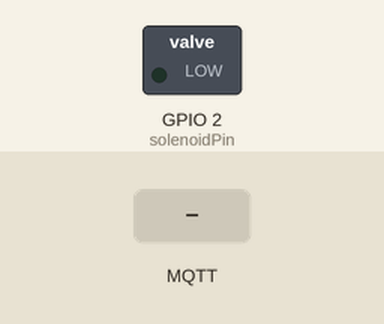
Bench run of a program on a simulated ESP32. On the bench: switched loads named in the program (green lamp = pin HIGH). The test bench sets the inputs (shaded band). WiFi joins after 1.5 s; servers stay silent unless stated; no MQTT or app messages arrive unless stated; what the program prints to the serial monitor is not drawn.

Above: at 2.7 s.
2.8 s: MQTT message "energize" arrives on the first subscribed topic
At 3.9 s:
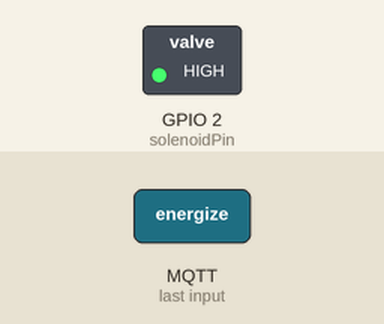
4.3 s: MQTT message "1" arrives on the first subscribed topic
At 5.1 s:
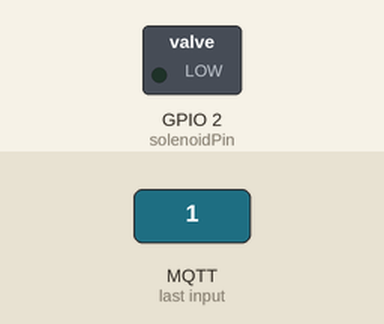
Timing chart, 0 to 7.3 s (numbered marks = the images above; inputs shaded):
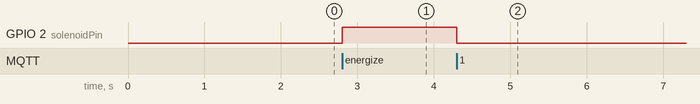

Measured:
- after the input at 2.8 s, GPIO 2 (solenoidPin): LOW → HIGH at once
- after the input at 4.3 s, GPIO 2 (solenoidPin): HIGH → LOW at once

The program:

main.cpp
```cpp
#include <Arduino.h>
#include <SPI.h>
#include <WiFi.h>
#include <PubSubClient.h>

WiFiClient espClient;
PubSubClient client(espClient);

const char *ssid = "MatchManager";   //  Wireless SSID/Password
const char *password = "MatchManagerPW";
const char *mqtt_server = "192.168.4.1";   //  MQTT Broker IP address

const char *MQTT_client_ID = "solenoidClient";
const char *solenoid_status = "solenoid_status";

const int solenoidPin = 2;   // Solenoid Pin

void setup_wifi()
{
  delay(10);
  // Start by connecting to a WiFi network
  Serial.print("Connecting to ");
  Serial.print(ssid);
  Serial.print(".");

  WiFi.begin(ssid, password);

  while (WiFi.status() != WL_CONNECTED)
  {
    delay(500);
    Serial.print(".");
  }
  Serial.print("");
  Serial.print("WiFi connected. ");
  Serial.print("IP address: ");
  Serial.println(WiFi.localIP());
}

//
// MQTT callback that is called whenever a subscribed message is received
//
void callback(char *topic, byte *message, unsigned int length)
{
  String this_message;

  // Unpacking of MQTT Message
  for (int i = 0; i < length; i++)
  {
    this_message += (char)message[i];
  }

  // Only subscribed to one topic so only need to look at the message
  if(this_message == "energize")
     digitalWrite(solenoidPin, HIGH);
  else
    digitalWrite(solenoidPin, LOW);
}

void reconnect()
{
  // Loop until we're reconnected
  while (!client.connected())
  {
    Serial.print("Attempting MQTT connection...");
    // Attempt to connect
    if (client.connect(MQTT_client_ID))
    {
      Serial.println("connected");
      // Subscribe
      client.subscribe(solenoid_status);
    }
    else
    {
      Serial.print("failed, rc=");
      Serial.print(client.state());
      Serial.println(" try again in 5 seconds");
      // Wait 5 seconds before retrying
      delay(5000);
    }
  }
}

void setup()
{
  Serial.begin(115200);
  setup_wifi();
  client.setServer(mqtt_server, 1883);
  client.setCallback(callback);
  pinMode(solenoidPin, OUTPUT);
}

void loop()
{
  if (!client.connected())
    reconnect();

  client.loop();

}
```
